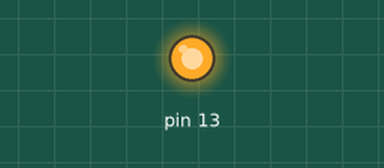
Recording of a sketch running on a simulated Arduino Uno, built with avr-gcc and run on an emulated ATmega328P. Parts: output pins drawn as LEDs (lit = HIGH).

Above: at 0.8 s.
At 5.82 s:
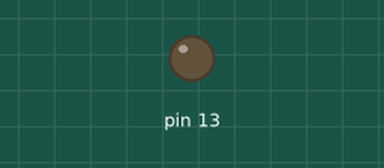
Timing chart, 0 to 6.1 s (numbered marks = the images above):
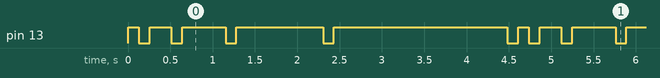

The sketch:

LilyPad_blink.ino
```cpp
/** SETUP
 *  BOARD: LilyPad Arduino
 *  PORT: COM1
 *  PROGRAMMER: AVRISP mkll
 */

//Motor   3
//RGB LED - Red   9
//RGB LED - Blue  10
//RGB LED - Green   11
//Button  A5
//Slide Switch  2
//White LED's   5, 6, A2, A3, A4
//Buzzer (+)  7
//Buzzer (-)  12
//Light Sensor  A6
//Temp Sensor   A1

void setup() {
  // put your setup code here, to run once:
  pinMode(13, OUTPUT);
}

void loop() {
  // put your main code here, to run repeatedly:
  digitalWrite(13, HIGH);
  delay(128);
  digitalWrite(13, LOW);
  delay(128);

  digitalWrite(13, HIGH);
  delay(256);
  digitalWrite(13, LOW);
  delay(128);

  digitalWrite(13, HIGH);
  delay(512);
  digitalWrite(13, LOW);
  delay(128);

  digitalWrite(13, HIGH);
  delay(1024);
  digitalWrite(13, LOW);
  delay(128);

  digitalWrite(13, HIGH);
  delay(2048);
  digitalWrite(13, LOW);
  delay(128);


}
```

Measured:
- by itself, pin 13: repeats every 4.6 s: LOW 0.13 s, HIGH 0.26 s, LOW 0.13 s, HIGH 0.51 s, LOW 0.13 s, HIGH 1.0 s, LOW 0.13 s, HIGH 2.0 s, LOW 0.13 s, HIGH 0.13 s
- by itself, everything shown: repeats every 4.6 s, in 10 steps
